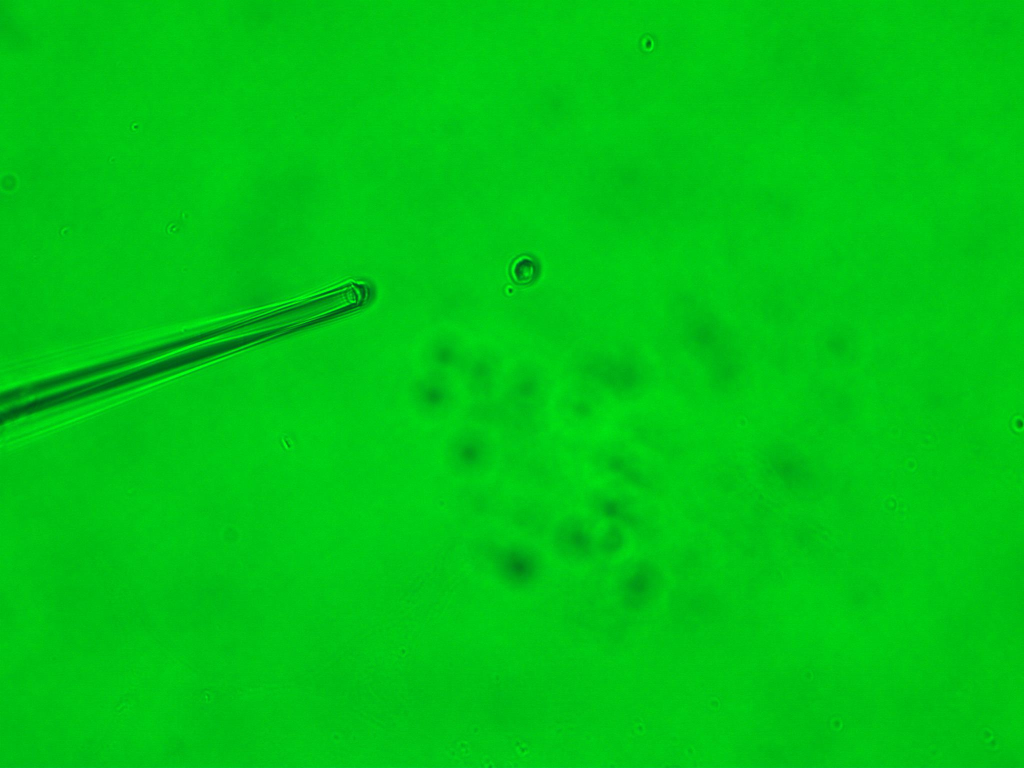
#> input picture Noel-IA/image.jpeg, 2048 x 1536 px (shown at 1/2 size)
$ python -i lyamm.py   (imports and definitions only)
#> lines starting #> are read from the running program, lines starting #| are printed output that depends on the picture; after the words box and inside, x2 and y2 are one past the last pixel; in counts of white or black regions, pixels touching at a corner belong together
#> further down, picture is the input picture: shape (1536, 2048, 3); mean B, G, R 19.2, 197.5, 0.9
import matplotlib.pyplot as plt
import numpy as np
import glob, os
from skimage.measure import profile_line
from scipy.optimize import curve_fit
from skimage import io
from scipy import signal
from matplotlib.backend_bases import FigureCanvasBase, MouseButton
#import scipy.io.wavfile
from simple_colors import *
from PIL import Image
import cv2
import argparse
import imutils


# [58 lines left out: functions nam, status, not called in this run]

def theret(x,e):
    return (3*2.1)/(2*np.pi)*(1/e)*x

# [267 lines left out: functions plaza, find_nearest, res_an, press, yes_or_no, coord and 4 more, not called in this run]

def increase_brightness(img, value=50):
#> called with value = 50
    hsv = cv2.cvtColor(img, cv2.COLOR_BGR2HSV)
#> hsv: shape (1536, 2048, 3); mean H, S, V 62.9, 253.8, 197.5
    h, s, v = cv2.split(hsv)
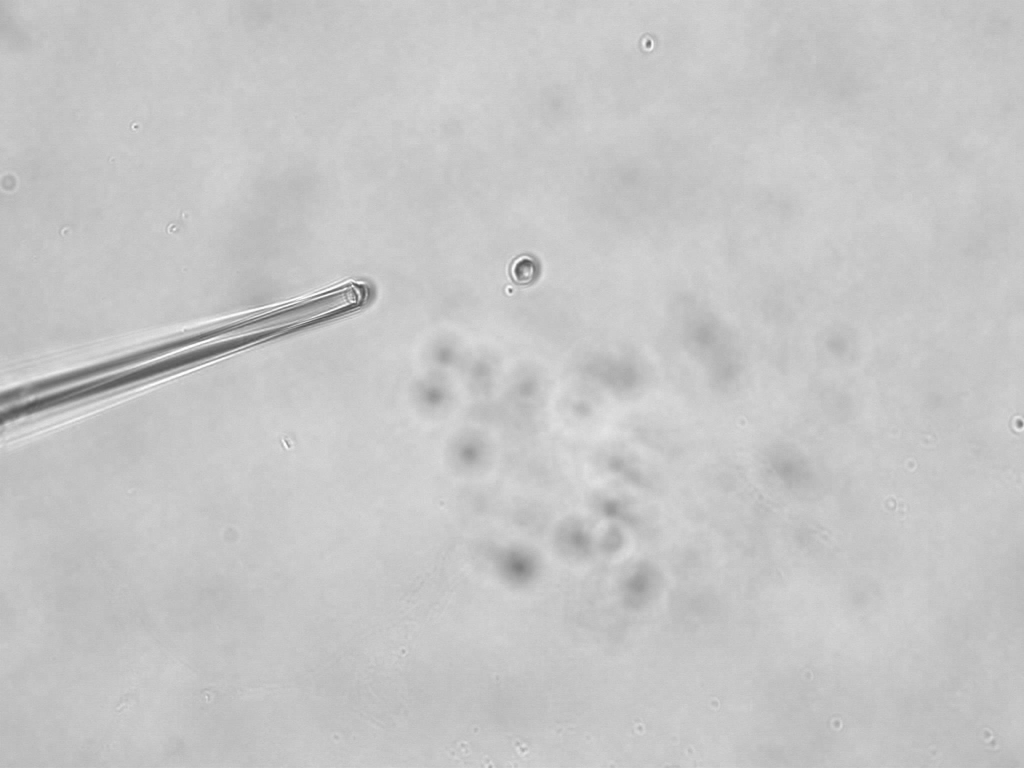
#> v: shape (1536, 2048) (shown at 1/2 size); min 68, max 255, mean 197.5

    lim = 255 - value
    v[v > lim] = 255
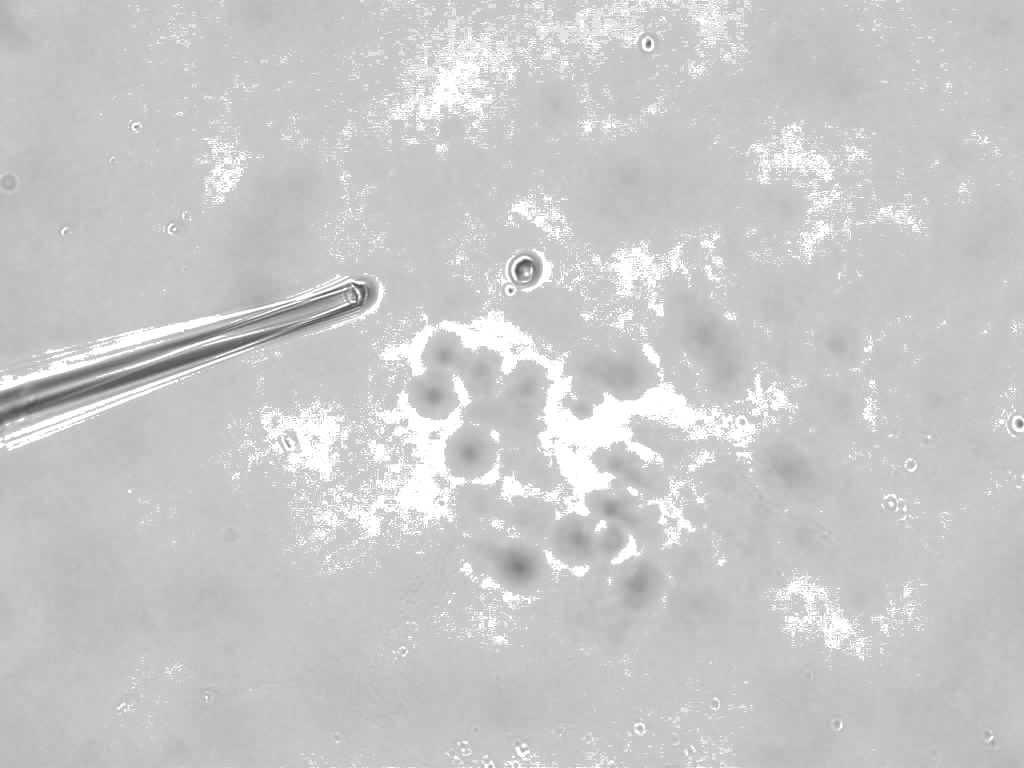
#> v: shape (1536, 2048) (shown at 1/2 size); 8.35% of pixels changed, all inside (x1, y1, x2, y2) = (0, 0, 2048, 1536)
    v[v <= lim] += value
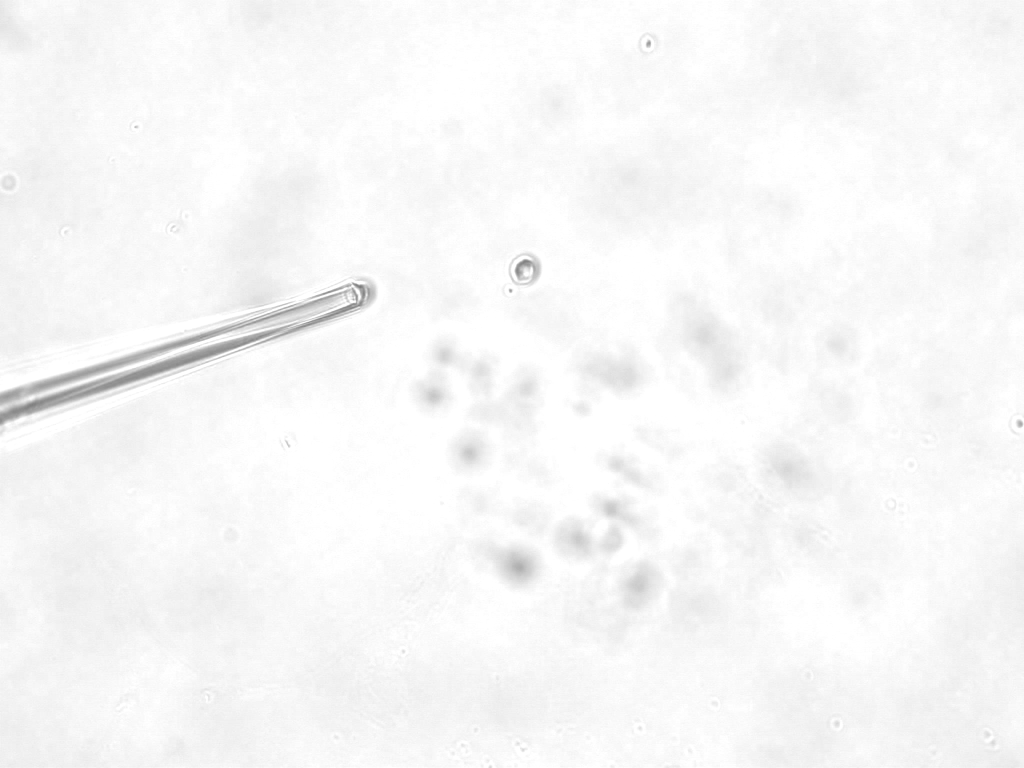
#> v: shape (1536, 2048) (shown at 1/2 size); min 118, max 255, mean 247.1

    final_hsv = cv2.merge((h, s, v))
#> final_hsv: shape (1536, 2048, 3); mean H, S, V 62.9, 253.8, 247.1
    img = cv2.cvtColor(final_hsv, cv2.COLOR_HSV2BGR)
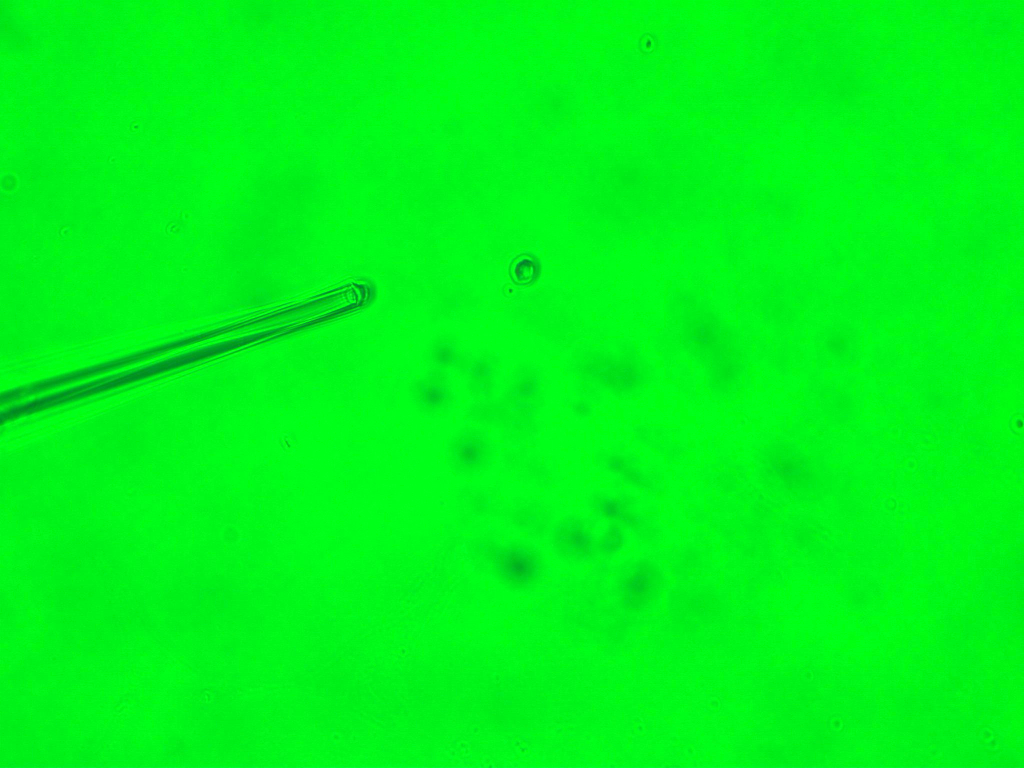
#> img: shape (1536, 2048, 3) (shown at 1/2 size); mean B, G, R 23.9, 247.1, 0.7
    return img

# [204 lines left out: functions res_x, all_dir, not called in this run]


def std(dat):
    mean = np.mean(dat)
    std  = np.std(dat)


# [72 lines left out: function plot_box, not called in this run]

# [36 lines not run here, left out]

>>> import cv2
>>> picture = cv2.imread('../Noel-IA/image.jpeg')
>>> result = increase_brightness(picture)
